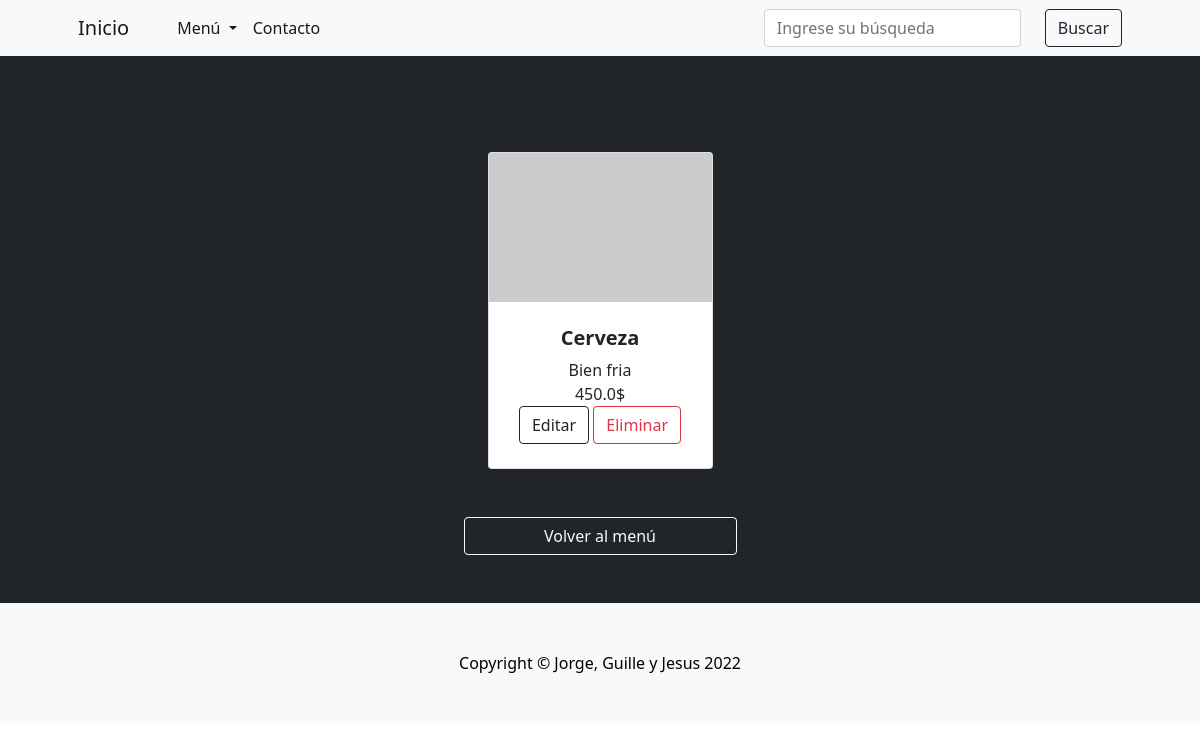
Screenshot of /bebidas/detalle-bebida/1/ with the database file from the repository.
### bebidas/models.py (models this page shows)
class Bebidas(models.Model):
    nombre = models.CharField(max_length=30)
    descripcion = models.CharField(max_length=50, blank=True, null=True)
    precio = models.FloatField()
    is_active = models.BooleanField(default=True)
    class Meta:
        verbose_name = 'bebida'
        verbose_name_plural = 'bebidas'

### bebidas/views.py (the view)
# urls.py: path('detalle-bebida/<int:pk>/', detalle_bebida, name ='detalle-bebida'),
def detalle_bebida(request, pk):
    try:
        bebida = Bebidas.objects.get(id=pk)
        context = {'bebida':bebida}
        return render(request, 'detalle_bebida.html', context=context)
    except:
        context = {'error': 'El producto no existe'}
        return render(request, 'bebidas.html', context=context)

### RestaurantPython/templates/detalle_bebida.html
{% extends 'base.html' %}
{% block contenido %}
<section class="py-5 bg-dark">
    <div class="container px-4 px-lg-5 mt-5">
        <div class="row gx-4 gx-lg-5 row-cols-2 row-cols-md-3 row-cols-xl-4 justify-content-center">
            <div class="col mb-5">
                <div class="card h-100">
                    <img class="card-img-top" src="https://dummyimage.com/450x300/dee2e6/6c757d.jpg" alt="..." />
                    <div class="card-body p-4">
                        <div class="text-center">
                            <h5 class="fw-bolder">{{bebida.nombre}}</h5>
                            {{bebida.descripcion}}
                            <br>
                            {{bebida.precio}}$
                            <br>
                            <a href="/bebidas/editar-bebida/{{bebida.id}}/" class="btn btn-outline-dark">Editar</a>
                            <a href="/bebidas/eliminar-bebida/{{bebida.id}}/"
                                class="btn btn-outline-danger">Eliminar</a>
                        </div>
                    </div>
                </div>
            </div>
        </div>
        <div class="row gx-4 gx-lg-5 row-cols-2 row-cols-md-3 row-cols-xl-4 justify-content-center">
            <a class="btn btn-outline-light" aria-current="page" href="/bebidas/">Volver al menú</a>
        </div>
    </div>
</section>
{% endblock %}

### rows the page displays
Bebidas: nombre "Cerveza", descripcion "Bien fria", precio "450.0"
